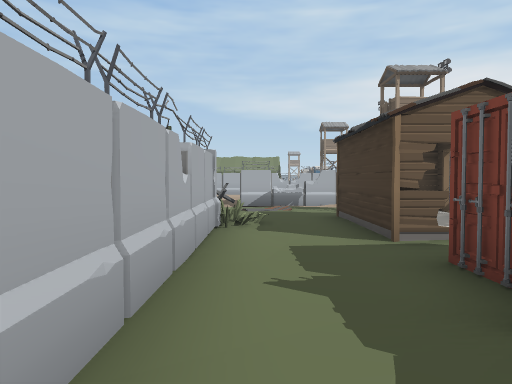
view 1 (above)

24 first-person views from a walk through a 3-D level made in the Unity game engine. The camera is 1.4 m above the floor, tilts 2° down and sees 70° across. The floor is counted in squares, 2 m on a side. Each view is taken from the middle of a square. On the plan, view 1 faces up. The plan holds only what a view shows up to about 11 squares ahead; the rest is blank. The place goes on beyond the plan.

view 2
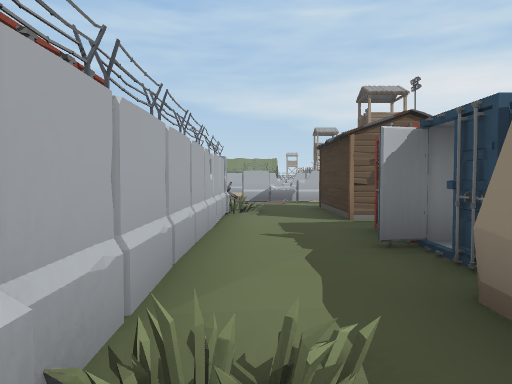

view 3
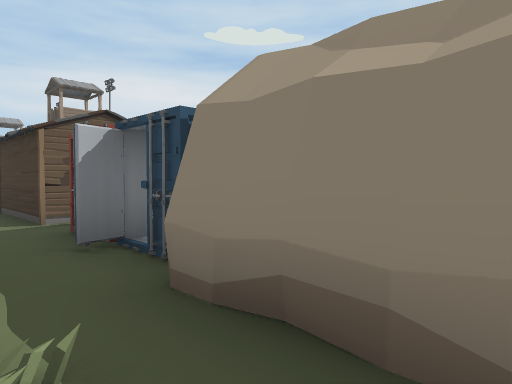

view 4
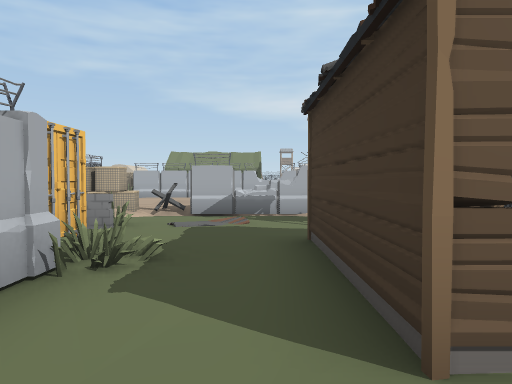

view 5
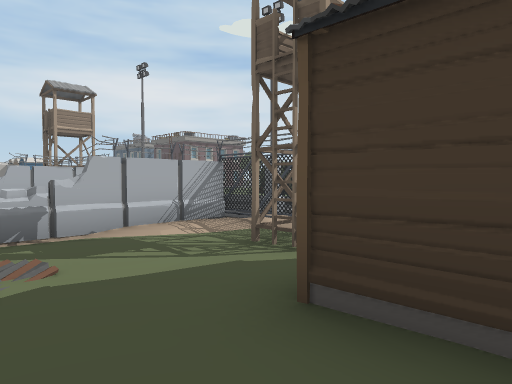

view 6
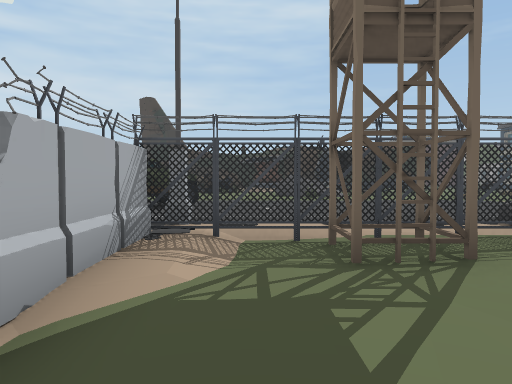

view 7
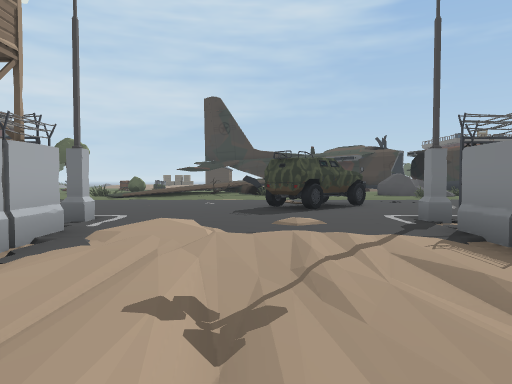

view 8
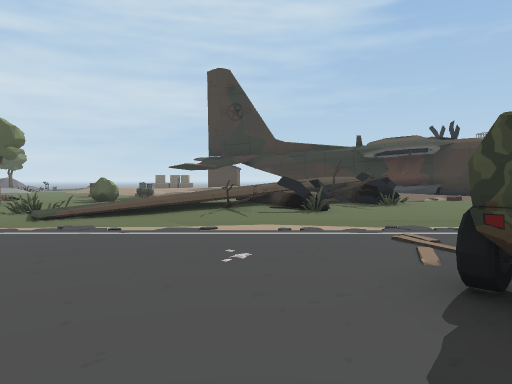

view 9
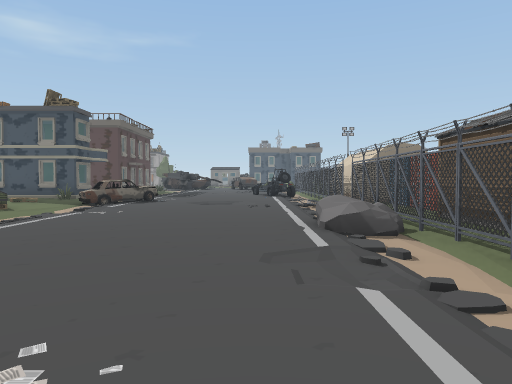

view 10
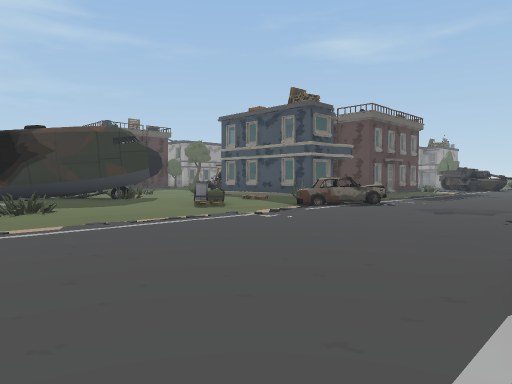

view 11
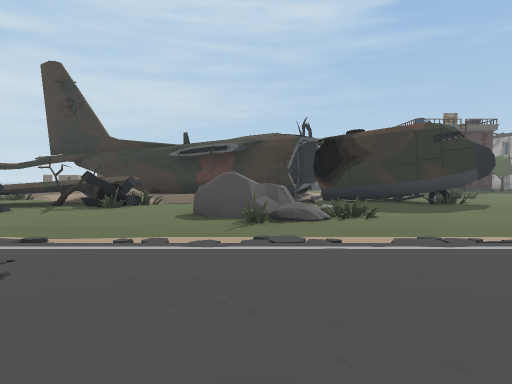

view 12
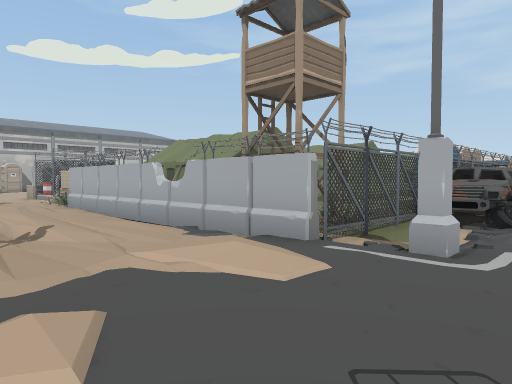

view 13
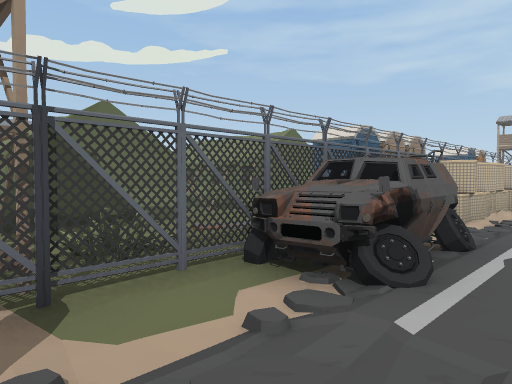

view 14
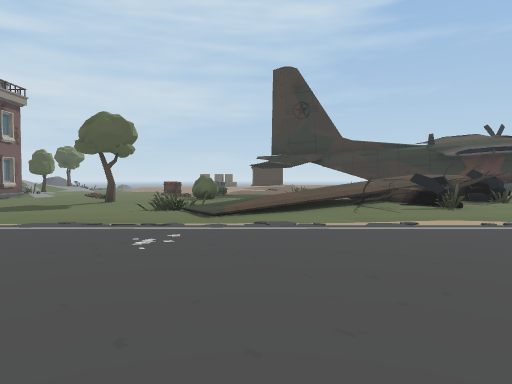

view 15
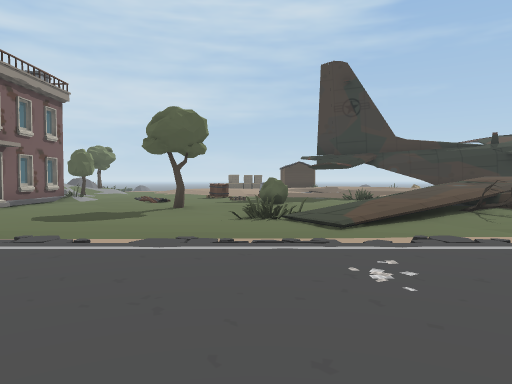

view 16
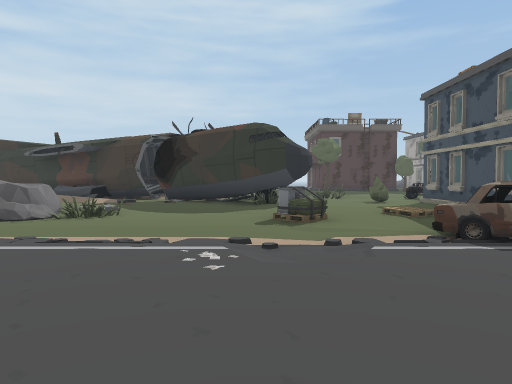

view 17
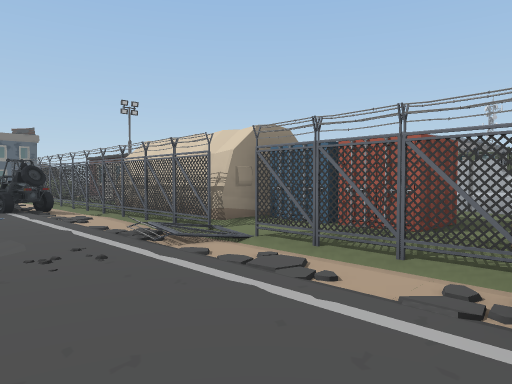

view 18
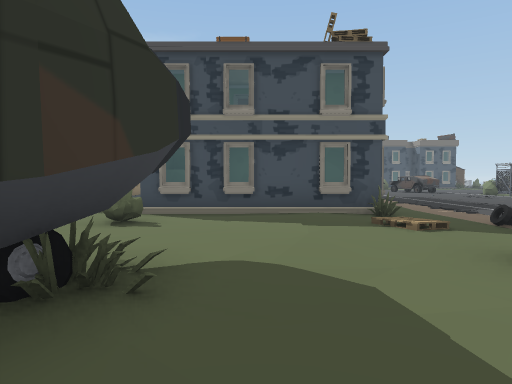

view 19
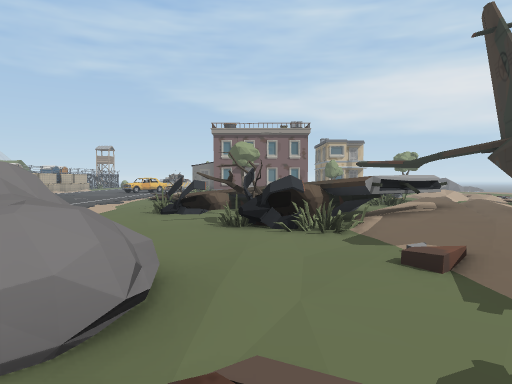

view 20
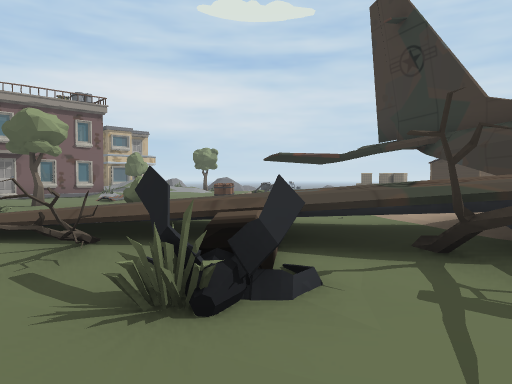

view 21
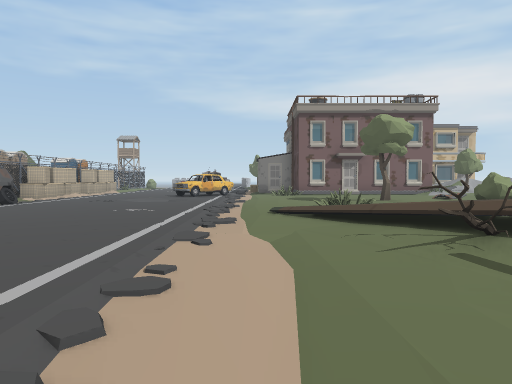

view 22
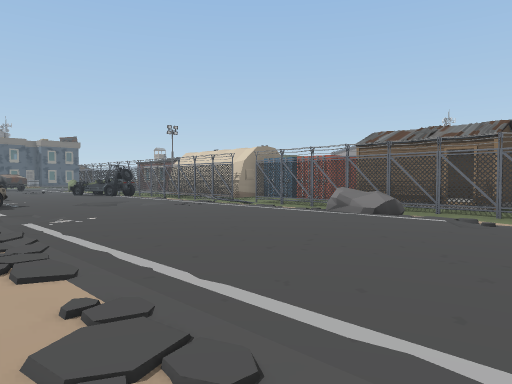

view 23
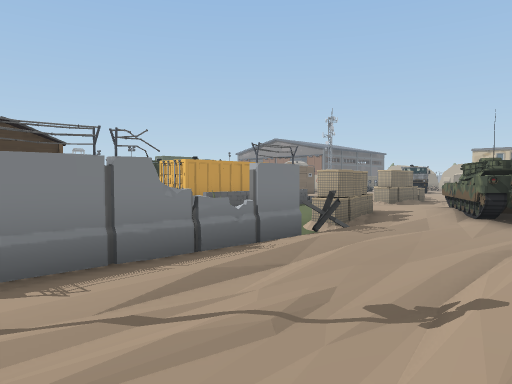

view 24
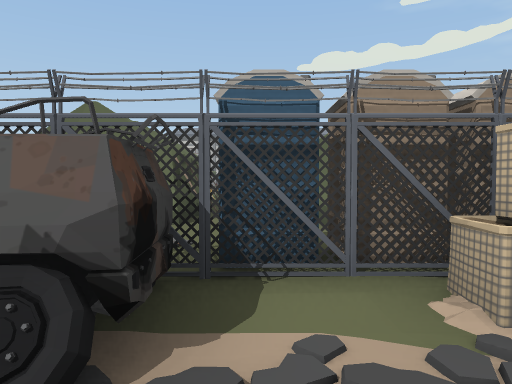

### Floor plan
Key: @ floor where view 1 was taken; # wall or solid block; . main floor; : floor 0.25 m higher than the main floor; - floor 0.25 m lower than the main floor; + floor 0.75 m higher than the main floor; * floor 1 m higher than the main floor; % floor 1.25 m higher than the main floor; & floor 1.5 m higher than the main floor; / step, stairs or slope; = window, fence, low wall or low ledge; ^ raised ledge; T tower; F fence; C container; R trap; A car; K rock; E tree; B bush; P pallet; N tent; H house; O other object.
Columns run from 9 left of view 1 to 18 right of it. Each row starts with its distance up from view 1.
 23        NNNN.OFF... .......//
 22          NN..FF.../......E..
 21        NNNN..FFA............
 20       N   N./.FA..../..O..B.
 19       N   #.O.F/...././/..B.
 18       NNNNN---F-..../-///...
 17     OOO.//  TTF......-.///
 16     ..#######........-.///=
 15     .........//......-.E=*/
 14      #---//-.....A...-.#==%/
 13     ##//.//..//..AA..-...E%%
 12   ^^..//R////.....A..-..EEO&
 11   ...OOOR#=##FF.....//...#.:
 10 OOO...--------F....//-.....:
  9      ...O//-TFF......-.K../:
  8        ==.../F-/.....-OK*..:
  7       CCC..OOFF/.....-.OK///
  6         #..O FF/.....-..O..#
  5         #-.O FFK..../-..-..#
  4         #..OOFF.....//..--##
  3         #..CCFF.....//....##
  2      OO #..CCFF.....//PP..##
  1         #..CC#////../-......
  0        C#@###FF..-..A+./....
 -1         #O## F/.....AO.....B
 -2          .#  F-...../-.HHHHH

Positions as (right, up) in squares from view 1, and headings:
1: (0, 0), facing up
2: (0, -2), facing up
3: (0, -2), facing up-right
4: (1, 3), facing up
5: (0, 6), facing up-right
6: (0, 10), facing right
7: (0, 14), facing right
8: (6, 15), facing right
9: (7, 11), facing down
10: (6, 8), facing down-right
11: (7, 8), facing right
12: (7, 13), facing up-left
13: (7, 17), facing up-left
14: (6, 18), facing right
15: (7, 20), facing right
16: (7, 3), facing right
17: (8, 5), facing down-left
18: (16, 5), facing down
19: (16, 6), facing up
20: (13, 12), facing up-right
21: (12, 12), facing up
22: (12, 9), facing down-left
23: (4, 15), facing down-left
24: (7, 22), facing left
